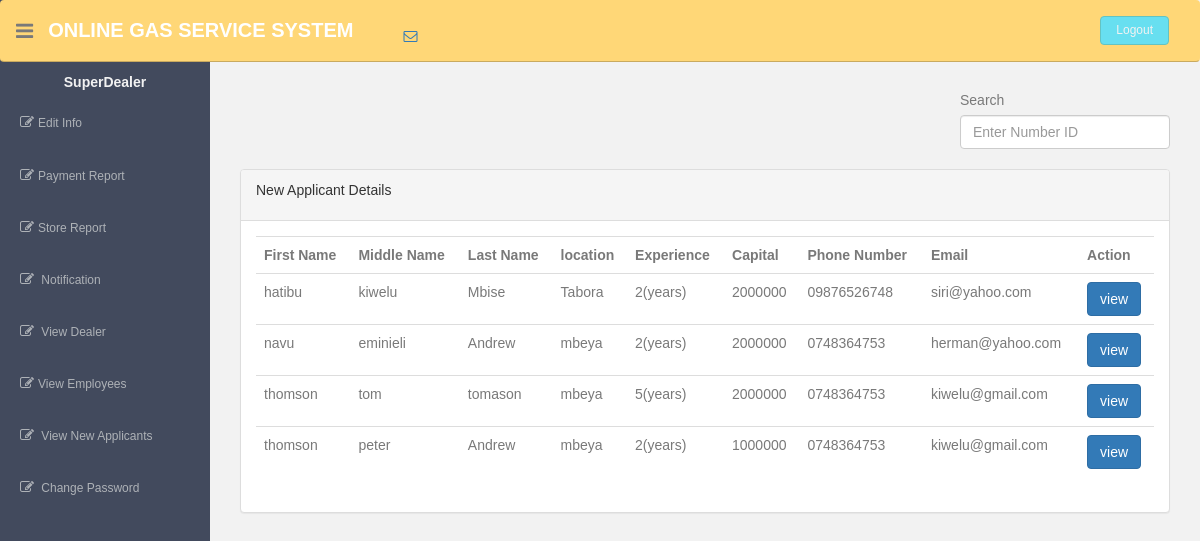
Page /index.php?p=new_applicant (signed in) on the committed database.
### tables this page shows
CREATE TABLE IF NOT EXISTS `new_applicant_tbl` (
  `id` int(11) NOT NULL AUTO_INCREMENT,
  `first_name` varchar(255) NOT NULL,
  `middle_name` varchar(255) NOT NULL,
  `last_name` varchar(255) NOT NULL,
  `gender` varchar(255) NOT NULL,
  `age` int(255) NOT NULL,
  `nationality` varchar(255) NOT NULL,
  `location` varchar(255) NOT NULL,
  `p_number` varchar(255) NOT NULL,
  `business_expe` varchar(255) NOT NULL,
  `capital` int(255) NOT NULL,
  `email` varchar(255) NOT NULL,
  `image` varchar(255) NOT NULL,
  `status` tinyint(1) NOT NULL DEFAULT '0',
  PRIMARY KEY (`id`),
  UNIQUE KEY `id` (`id`)
);

### index.php (called while the page is built, shortened)
<?php
require ("includes/template.php");
?>

### pages/view_new_applicant.php (the view, shortened to what this page needs)
<?php
require ("database/connection.php");
	$sql = " SELECT * FROM new_applicant_tbl";
	?>
	<div class='row'>
		<div class='col-md-12'>
			<div class='col-md-3'></div>
			<div class='col-md-3'></div>
			<div class='col-md-3'></div>
			<div class='col-md-3'>
				<label>Search</label>
				<input type="text" id="new_dealer" placeholder="Enter Number ID" class="form-control" onkeyup="search_new();">
			</div>
		</div>
	</div>
	<br>
	<div class='col-md-12'>
		<div class='panel panel-default'>
			<div class='panel-heading'>
				<p>New Applicant Details</p>
			</div>
	<?php
		echo "
			<div class='panel-body'>
				<div class='table-responsive'>
					<table class='table table-hover'>
						<tr>
							<th width=''>First Name</th>
							<th width=''>Middle Name</th>
							<th width=''>Last Name</th>
							<th width=''>location</th>
							<th width=''>Experience</th>
							<th width=''>Capital</th>
							<th width=''>Phone Number</th>
							<th width=''>Email</th>
							<th width=''>Action</th>
						</tr>
	";
	$result = mysqli_query($connection,$sql);
	$num = mysqli_num_rows($result);
	if ($num > 0) {
		while ($row =mysqli_fetch_array($result)) {
			echo "
			<tr>
				<td>".$row["first_name"]."</td>
				<td>".$row["middle_name"]."</td>
				<td>".$row["last_name"]."</td>
				<td>".$row["location"]."</td>
				<td>".$row["business_expe"]."(years)</td>
				<td>".$row["capital"]."</td>
				<td>".$row["p_number"]."</td>
				<td>".$row["email"]."</td>
				<td>
			";
?>
				<a href="index.php?p=view_applicant&id=<?php echo $row["id"];?>" class="btn btn-primary">view</a>
				</td>
			</tr>
<?php
		}
	}
	echo"
				</table>
			</div>
		</div>
	</div>
	";
?>

### rows in the picture
new_applicant_tbl: first_name "hatibu", middle_name "kiwelu", last_name "Mbise", location "Tabora", business_expe "2", capital "2000000", p_number "09876526748", email "siri@yahoo.com"
new_applicant_tbl: first_name "navu", middle_name "eminieli", last_name "Andrew", location "mbeya", business_expe "2", capital "2000000", p_number "0748364753", email "herman@yahoo.com"
new_applicant_tbl: first_name "thomson", middle_name "tom", last_name "tomason", location "mbeya", business_expe "5", capital "2000000", p_number "0748364753", email "kiwelu@gmail.com"
new_applicant_tbl: first_name "thomson", middle_name "peter", last_name "Andrew", location "mbeya", business_expe "2", capital "1000000", p_number "0748364753", email "kiwelu@gmail.com"

### other values in the picture
$_SESSION["level"] "SuperDealer"
